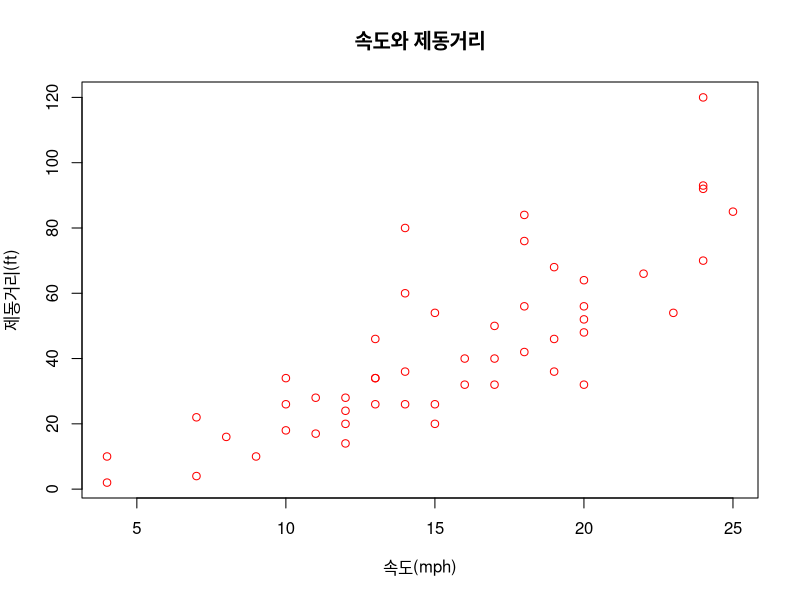
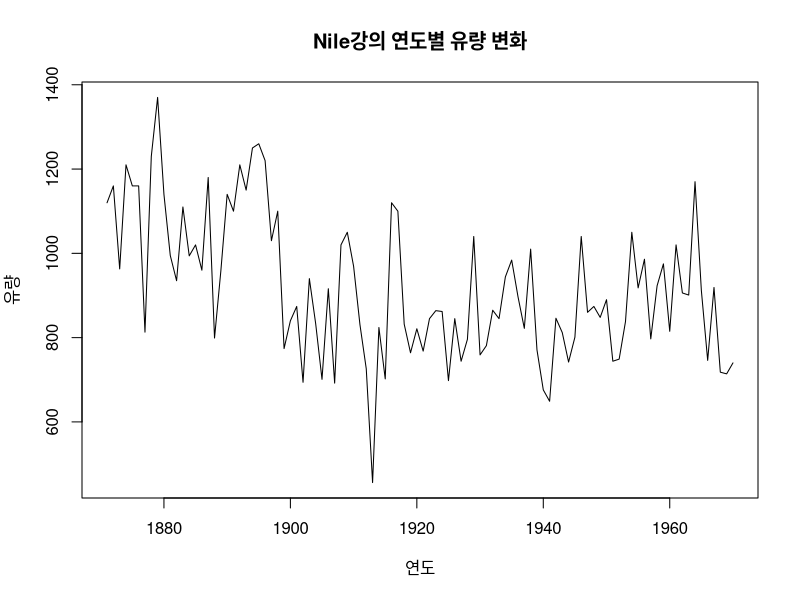
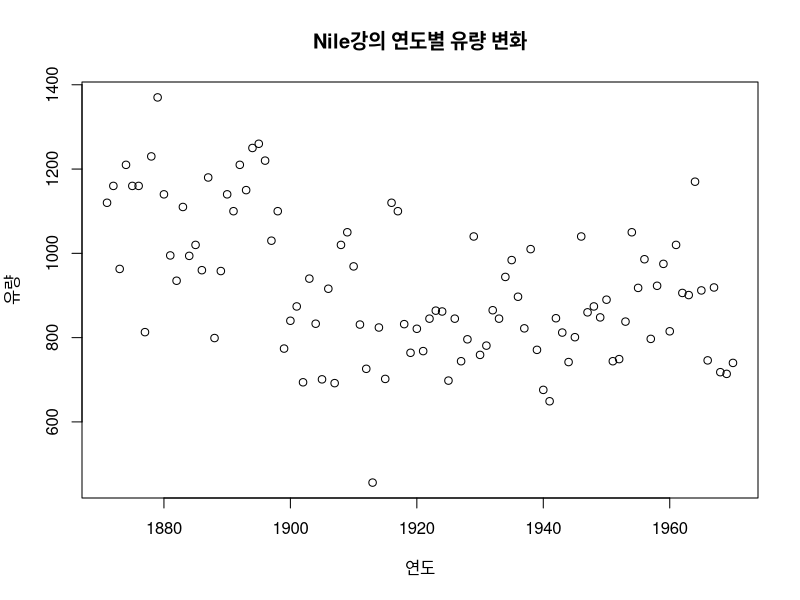

Write R code to recreate these figures, in order.
str(cars)
plot( cars$speed, cars$dist,
      main='속도와 제동거리', xlab='속도(mph)', ylab='제동거리(ft)',
      pch=1, col='red')

Nile
str(Nile)
plot(Nile,
     main='Nile강의 연도별 유량 변화', xlab='연도', ylab='유량')
plot(Nile, type='p',
     main='Nile강의 연도별 유량 변화', xlab='연도', ylab='유량')